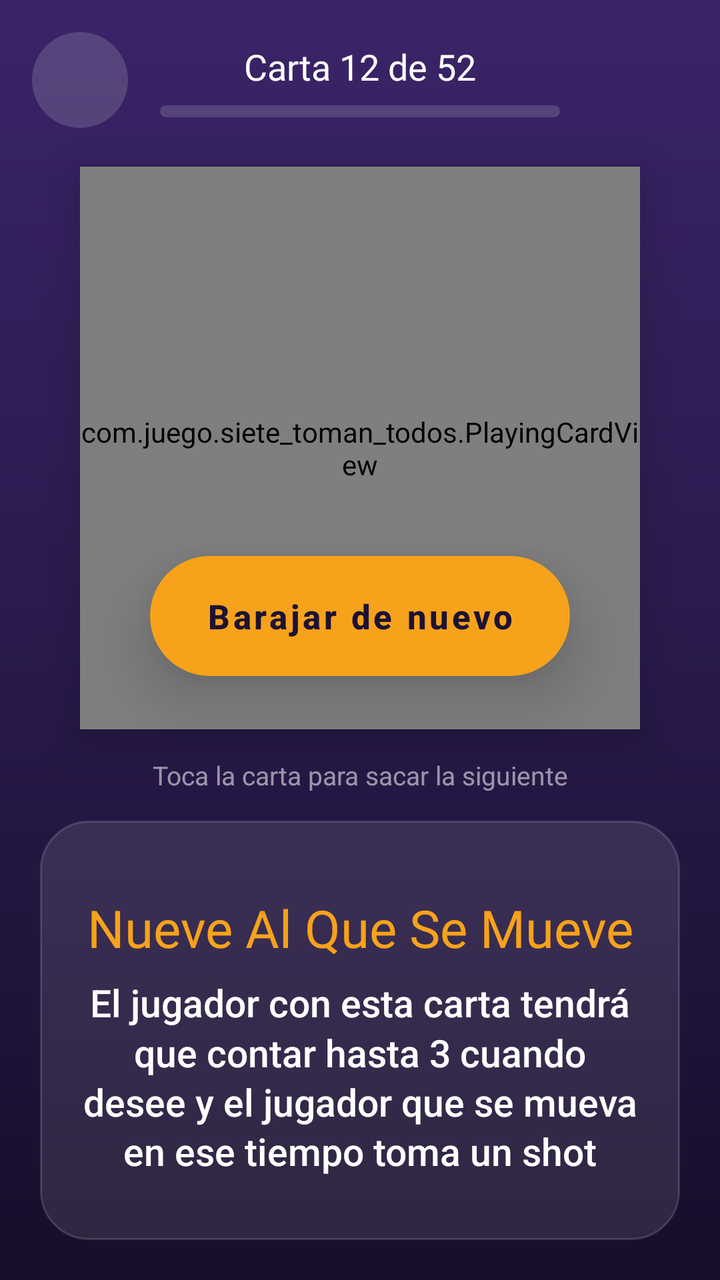
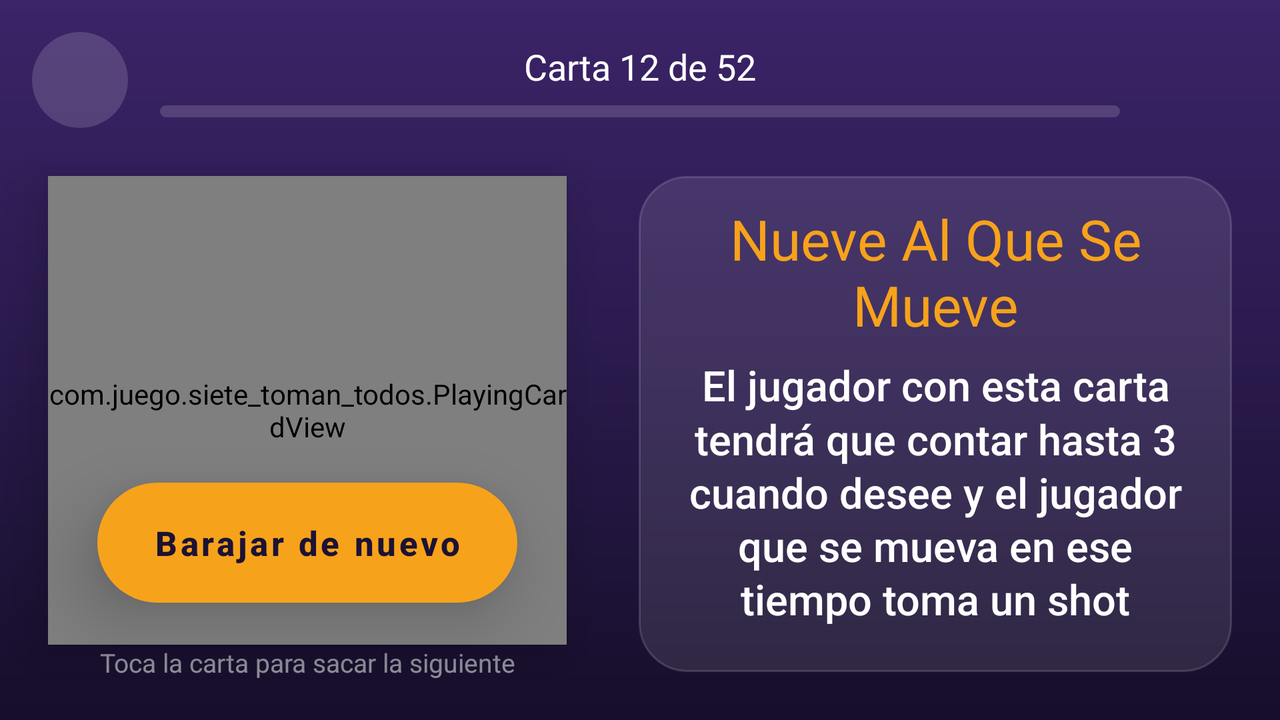

First picture: res/layout/ on a phone held upright. Second picture: the repository's own variant of that layout, on a device whose configuration matches the variant's folder. Source for both follows.
<!-- AndroidManifest.xml: application theme Theme.Siete_toman_todos -->
<!-- res/layout/activity_game.xml -->
<?xml version="1.0" encoding="utf-8"?>
<androidx.constraintlayout.widget.ConstraintLayout xmlns:android="http://schemas.android.com/apk/res/android"
    xmlns:app="http://schemas.android.com/apk/res-auto"
    xmlns:tools="http://schemas.android.com/tools"
    android:id="@+id/gameRoot"
    android:layout_width="match_parent"
    android:layout_height="match_parent"
    android:background="@drawable/bg_app"
    android:keepScreenOn="true"
    tools:context=".GameActivity">

    <include layout="@layout/game_top_bar" />

    <androidx.constraintlayout.widget.Guideline
        android:id="@+id/cardTop"
        android:layout_width="wrap_content"
        android:layout_height="wrap_content"
        android:orientation="horizontal"
        app:layout_constraintGuide_percent="0.13" />

    
    <androidx.constraintlayout.widget.Guideline
        android:id="@+id/cardBottom"
        android:layout_width="wrap_content"
        android:layout_height="wrap_content"
        android:orientation="horizontal"
        app:layout_constraintGuide_percent="0.57" />

    <com.juego.siete_toman_todos.PlayingCardView
        android:id="@+id/cardView"
        android:layout_width="0dp"
        android:layout_height="0dp"
        android:layout_marginHorizontal="40dp"
        android:elevation="14dp"
        app:layout_constraintBottom_toTopOf="@+id/cardBottom"
        app:layout_constraintEnd_toEndOf="parent"
        app:layout_constraintStart_toStartOf="parent"
        app:layout_constraintTop_toBottomOf="@+id/cardTop" />

    <com.google.android.material.button.MaterialButton
        android:id="@+id/restartButton"
        style="@style/RestartButton"
        android:visibility="gone"
        app:layout_constraintBottom_toTopOf="@+id/cardBottom"
        app:layout_constraintEnd_toEndOf="parent"
        app:layout_constraintStart_toStartOf="parent"
        app:layout_constraintTop_toBottomOf="@+id/cardTop"
        app:layout_constraintVertical_bias="0.88"
        tools:visibility="visible" />

    <TextView
        android:id="@+id/tapHintTxt"
        android:layout_width="0dp"
        android:layout_height="wrap_content"
        android:layout_marginHorizontal="24dp"
        android:layout_marginTop="14dp"
        android:gravity="center"
        android:text="@string/game_tap_hint"
        android:textColor="@color/white_55"
        android:textSize="13sp"
        app:layout_constraintEnd_toEndOf="parent"
        app:layout_constraintStart_toStartOf="parent"
        app:layout_constraintTop_toBottomOf="@+id/cardBottom" />

    <LinearLayout
        android:id="@+id/rulePanel"
        style="@style/RulePanel"
        android:layout_width="0dp"
        android:layout_height="0dp"
        android:layout_marginHorizontal="20dp"
        android:layout_marginTop="14dp"
        android:layout_marginBottom="20dp"
        app:layout_constraintBottom_toBottomOf="parent"
        app:layout_constraintEnd_toEndOf="parent"
        app:layout_constraintStart_toStartOf="parent"
        app:layout_constraintTop_toBottomOf="@+id/tapHintTxt"
        app:layout_constraintWidth_max="600dp">

        <include layout="@layout/rule_panel_content" />
    </LinearLayout>

</androidx.constraintlayout.widget.ConstraintLayout>
<!-- res/layout/game_top_bar.xml (included above) -->
<?xml version="1.0" encoding="utf-8"?>
<merge xmlns:android="http://schemas.android.com/apk/res/android"
    xmlns:app="http://schemas.android.com/apk/res-auto"
    xmlns:tools="http://schemas.android.com/tools"
    tools:parentTag="androidx.constraintlayout.widget.ConstraintLayout">

    <ImageButton
        android:id="@+id/backButton"
        android:layout_width="48dp"
        android:layout_height="48dp"
        android:layout_marginStart="16dp"
        android:layout_marginTop="16dp"
        android:background="@drawable/bg_circle_button"
        android:contentDescription="@string/game_back"
        app:layout_constraintStart_toStartOf="parent"
        app:layout_constraintTop_toTopOf="parent"
        app:srcCompat="@drawable/ic_arrow_back" />

    <TextView
        android:id="@+id/progressTxt"
        android:layout_width="0dp"
        android:layout_height="wrap_content"
        android:layout_marginStart="16dp"
        android:layout_marginEnd="80dp"
        android:fontFamily="@font/luckiest_guy"
        android:gravity="center"
        android:includeFontPadding="false"
        android:paddingTop="2dp"
        android:textColor="@color/white"
        android:textSize="18sp"
        app:layout_constraintBottom_toTopOf="@+id/progressBar"
        app:layout_constraintEnd_toEndOf="parent"
        app:layout_constraintStart_toEndOf="@+id/backButton"
        app:layout_constraintTop_toTopOf="@+id/backButton"
        app:layout_constraintVertical_chainStyle="packed"
        app:layout_constraintWidth_max="480dp"
        tools:text="Carta 12 de 52" />

    <com.google.android.material.progressindicator.LinearProgressIndicator
        android:id="@+id/progressBar"
        android:layout_width="0dp"
        android:layout_height="wrap_content"
        android:layout_marginTop="8dp"
        android:importantForAccessibility="no"
        android:max="52"
        app:indicatorColor="@color/brand_orange"
        app:layout_constraintBottom_toBottomOf="@+id/backButton"
        app:layout_constraintEnd_toEndOf="@+id/progressTxt"
        app:layout_constraintStart_toStartOf="@+id/progressTxt"
        app:layout_constraintTop_toBottomOf="@+id/progressTxt"
        app:trackColor="@color/white_15"
        app:trackCornerRadius="4dp"
        app:trackThickness="6dp"
        tools:progress="12" />
</merge>
<!-- res/layout/rule_panel_content.xml (included above) -->
<?xml version="1.0" encoding="utf-8"?>
<merge xmlns:android="http://schemas.android.com/apk/res/android"
    xmlns:tools="http://schemas.android.com/tools">

    <TextView
        android:id="@+id/cardTitle"
        style="@style/RuleTitle"
        android:layout_width="match_parent"
        android:layout_height="0dp"
        android:layout_weight="0.32"
        tools:text="Nueve Al Que Se Mueve" />

    <TextView
        android:id="@+id/infoTxt"
        style="@style/RuleText"
        android:layout_width="match_parent"
        android:layout_height="0dp"
        android:layout_marginTop="8dp"
        android:layout_weight="0.68"
        tools:text="@string/card_nueve_rule" />
</merge>
<!-- resources referenced by this layout -->
<resources>
  <color name="brand_orange">#FFF7A21B</color>
  <color name="white">#FFFFFFFF</color>
  <color name="white_15">#26FFFFFF</color>
  <color name="white_55">#8CFFFFFF</color>
  <!-- drawable bg_app (drawable) -->
  <?xml version="1.0" encoding="utf-8"?>
  <shape xmlns:android="http://schemas.android.com/apk/res/android" android:shape="rectangle">
      <gradient
          android:angle="270"
          android:centerColor="@color/bg_middle"
          android:endColor="@color/bg_bottom"
          android:startColor="@color/bg_top" />
  </shape>
  <!-- drawable bg_circle_button (drawable) -->
  <?xml version="1.0" encoding="utf-8"?>
  <ripple xmlns:android="http://schemas.android.com/apk/res/android" android:color="@color/white_30">
      <item>
          <shape android:shape="oval">
              <solid android:color="@color/white_15" />
          </shape>
      </item>
  </ripple>
  <string name="card_nueve_rule">El jugador con esta carta tendrá que contar hasta 3 cuando desee y el jugador que se mueva en ese tiempo toma un shot</string>
  <string name="game_back">Volver al menú</string>
  <string name="game_tap_hint">Toca la carta para sacar la siguiente</string>
  <style name="RulePanel">
          <item name="android:background">@drawable/bg_panel</item>
          <item name="android:orientation">vertical</item>
          <item name="android:paddingHorizontal">20dp</item>
          <item name="android:paddingVertical">16dp</item>
          <item name="android:accessibilityLiveRegion">polite</item>
      </style>
  <style name="RuleTitle">
          <item name="android:autoSizeMaxTextSize">34sp</item>
          <item name="android:autoSizeMinTextSize">18sp</item>
          <item name="android:autoSizeStepGranularity">1sp</item>
          <item name="android:autoSizeTextType">uniform</item>
          <item name="android:fontFamily">@font/luckiest_guy</item>
          <item name="android:gravity">center_horizontal|bottom</item>
          <item name="android:includeFontPadding">false</item>
          <item name="android:maxLines">2</item>
          <item name="android:textColor">@color/brand_orange</item>
      </style>
  <style name="Theme.Siete_toman_todos" parent="Theme.MaterialComponents.DayNight.NoActionBar">
          
          <item name="colorPrimary">@color/purple_500</item>
          <item name="colorPrimaryVariant">@color/purple_700</item>
          <item name="colorOnPrimary">@color/white</item>
          
          <item name="colorSecondary">@color/teal_200</item>
          <item name="colorSecondaryVariant">@color/teal_700</item>
          <item name="colorOnSecondary">@color/black</item>
          
      </style>
  <color name="bg_middle">#FF2A1A4D</color>
  <color name="bg_bottom">#FF160E2A</color>
  <color name="bg_top">#FF3B2468</color>
  <color name="white_30">#4DFFFFFF</color>
  <string name="game_restart">Barajar de nuevo</string>
  <color name="brand_ink">#FF1C1233</color>
  <!-- drawable bg_panel (drawable) -->
  <?xml version="1.0" encoding="utf-8"?>
  <shape xmlns:android="http://schemas.android.com/apk/res/android" android:shape="rectangle">
      <corners android:radius="24dp" />
      <solid android:color="@color/white_10" />
      <stroke
          android:width="1dp"
          android:color="@color/white_15" />
  </shape>
  <color name="purple_500">#FF6200EE</color>
  <color name="purple_700">#FF3700B3</color>
  <color name="teal_200">#FF03DAC5</color>
  <color name="teal_700">#FF018786</color>
  <color name="black">#FF000000</color>
  <color name="white_10">#1AFFFFFF</color>
  <!-- some entries are left out for length -->
</resources>
<!-- res/layout-land/activity_game.xml (the repository's variant of the layout above) -->
<!-- drawn on the phone turned sideways -->
<?xml version="1.0" encoding="utf-8"?>
<androidx.constraintlayout.widget.ConstraintLayout xmlns:android="http://schemas.android.com/apk/res/android"
    xmlns:app="http://schemas.android.com/apk/res-auto"
    xmlns:tools="http://schemas.android.com/tools"
    android:id="@+id/gameRoot"
    android:layout_width="match_parent"
    android:layout_height="match_parent"
    android:background="@drawable/bg_app"
    android:keepScreenOn="true"
    tools:context=".GameActivity">

    <include layout="@layout/game_top_bar" />

    <androidx.constraintlayout.widget.Guideline
        android:id="@+id/columnSplit"
        android:layout_width="wrap_content"
        android:layout_height="wrap_content"
        android:orientation="vertical"
        app:layout_constraintGuide_percent="0.48" />

    <com.juego.siete_toman_todos.PlayingCardView
        android:id="@+id/cardView"
        android:layout_width="0dp"
        android:layout_height="0dp"
        android:layout_marginHorizontal="24dp"
        android:layout_marginTop="24dp"
        android:elevation="14dp"
        app:layout_constraintBottom_toTopOf="@+id/tapHintTxt"
        app:layout_constraintEnd_toStartOf="@+id/columnSplit"
        app:layout_constraintStart_toStartOf="parent"
        app:layout_constraintTop_toBottomOf="@+id/backButton" />

    <com.google.android.material.button.MaterialButton
        android:id="@+id/restartButton"
        style="@style/RestartButton"
        android:visibility="gone"
        app:layout_constraintBottom_toBottomOf="@+id/cardView"
        app:layout_constraintEnd_toEndOf="@+id/cardView"
        app:layout_constraintStart_toStartOf="@+id/cardView"
        app:layout_constraintTop_toTopOf="@+id/cardView"
        app:layout_constraintVertical_bias="0.88"
        tools:visibility="visible" />

    <TextView
        android:id="@+id/tapHintTxt"
        android:layout_width="0dp"
        android:layout_height="wrap_content"
        android:layout_marginHorizontal="24dp"
        android:layout_marginTop="12dp"
        android:layout_marginBottom="20dp"
        android:gravity="center"
        android:text="@string/game_tap_hint"
        android:textColor="@color/white_55"
        android:textSize="13sp"
        app:layout_constraintBottom_toBottomOf="parent"
        app:layout_constraintEnd_toStartOf="@+id/columnSplit"
        app:layout_constraintStart_toStartOf="parent" />

    <LinearLayout
        android:id="@+id/rulePanel"
        style="@style/RulePanel"
        android:layout_width="0dp"
        android:layout_height="0dp"
        android:layout_marginStart="12dp"
        android:layout_marginTop="24dp"
        android:layout_marginEnd="24dp"
        android:layout_marginBottom="24dp"
        app:layout_constraintBottom_toBottomOf="parent"
        app:layout_constraintEnd_toEndOf="parent"
        app:layout_constraintHeight_max="380dp"
        app:layout_constraintStart_toEndOf="@+id/columnSplit"
        app:layout_constraintTop_toBottomOf="@+id/backButton"
        app:layout_constraintWidth_max="560dp">

        <include layout="@layout/rule_panel_content" />
    </LinearLayout>

</androidx.constraintlayout.widget.ConstraintLayout>
